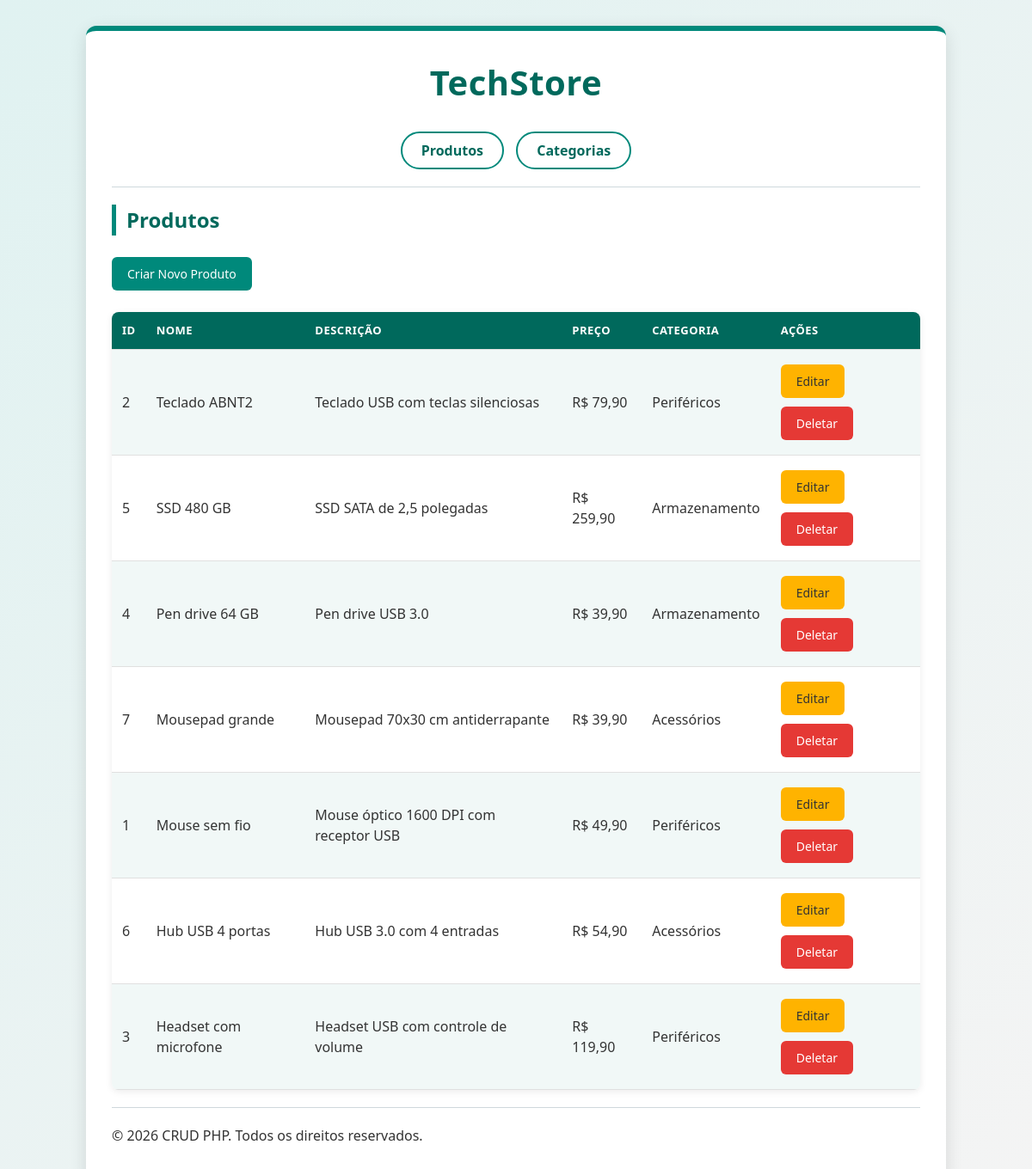
The page /public/index.php on the database its author committed.
### tables this page shows
CREATE TABLE `produtos` (
  `id` int(11) NOT NULL,
  `nome` varchar(255) NOT NULL,
  `descricao` text DEFAULT NULL,
  `preco` decimal(10,2) NOT NULL,
  `categoria_id` int(11) NOT NULL
);

CREATE TABLE `categorias` (
  `id` int(11) NOT NULL,
  `nome` varchar(255) NOT NULL
);

### controllers/ProdutoController.php (called while the page is built, shortened)
<?php
include_once __DIR__ . '/../config/database.php';
include_once __DIR__ . '/../models/Produto.php';
class ProdutoController {
    private $produto;
    public function __construct() {
        $database = new Database();
        $this->conn = $database->getConnection();
        $this->produto = new Produto($this->conn);
    }
    public function index() {
        $stmt = $this->produto->read();
        $num = $stmt->rowCount();
        return ['stmt' => $stmt, 'num' => $num];
    }
}
?>

### config/database.php (called while the page is built, shortened)
<?php
class Database {
    private $host = "localhost";
    private $db_name = "crud_db";
    private $username = "root";
    private $password = "";
    public function getConnection(){
        $this->conn = null;
        try{
            $this->conn = new PDO("mysql:host=" . $this->host . ";dbname=" . $this->db_name, $this->username, $this->password);
            $this->conn->setAttribute(PDO::ATTR_ERRMODE, PDO::ERRMODE_EXCEPTION);
            $this->conn->exec("set names utf8");
        }catch(PDOException $exception){
            error_log("Erro de conexão: " . $exception->getMessage());
            die("<p class='error'>Erro de conexão com o banco de dados. Verifique se o MySQL está ligado no XAMPP e se o banco crud_db foi criado.</p>");
        }
        return $this->conn;
    }
}
?>

### models/Produto.php (called while the page is built, shortened)
<?php
class Produto {
    private $conn;
    private $table_name = "produtos";
    public function __construct($db){
        $this->conn = $db;
    }
    function read(){
        $query = "SELECT
                    c.nome as categoria_nome, p.id, p.nome, p.descricao, p.preco, p.categoria_id
                FROM
                    " . $this->table_name . " p
                    LEFT JOIN
                        categorias c
                            ON p.categoria_id = c.id
                ORDER BY
                    p.nome DESC";
        $stmt = $this->conn->prepare($query);
        $stmt->execute();
        return $stmt;
    }
}
?>

### views/produtos/index_prod.php (the view)
<?php
include_once __DIR__ . '/../../controllers/ProdutoController.php';
$controller = new ProdutoController();
$data = $controller->index();
$stmt = $data['stmt'];
$num = $data['num'];
include __DIR__ . '/../../views/includes/header.php';
?>
<h2>Produtos</h2>
<a href="/crud_php/public/index.php?page=produtos&action=create" class="button">Criar Novo Produto</a>
<?php
if($num > 0){
    echo "<table>";
        echo "<tr>";
            echo "<th>ID</th>";
            echo "<th>Nome</th>";
            echo "<th>Descrição</th>";
            echo "<th>Preço</th>";
            echo "<th>Categoria</th>";
            echo "<th>Ações</th>";
        echo "</tr>";
    while ($row = $stmt->fetch(PDO::FETCH_ASSOC)){
        extract($row);
        echo "<tr>";
            echo "<td>{$id}</td>";
            echo "<td>{$nome}</td>";
            echo "<td>{$descricao}</td>";
            echo "<td>R$ " . number_format($preco, 2, ',', '.') . "</td>";
            echo "<td>{$categoria_nome}</td>";
            echo "<td>";
                echo "<a href=\"/crud_php/public/index.php?page=produtos&action=edit&id={$id}\" class=\"button edit\">Editar</a>";
                echo "<a href=\"/crud_php/public/index.php?page=produtos&action=delete&id={$id}\" class=\"button delete\">Deletar</a>";
            echo "</td>";
        echo "</tr>";
    }
    echo "</table>";
} else {
    echo "<p>Nenhum produto encontrado.</p>";
}
?>
<?php include __DIR__ . '/../../views/includes/footer.php'; ?>

### public/index.php (shortened to what this page needs)
<?php
$page = isset($_GET["page"]) ? $_GET["page"] : "produtos";
$action = isset($_GET["action"]) ? $_GET["action"] : "index";
$id = isset($_GET["id"]) ? $_GET["id"] : null;
switch ($page) {
    case "produtos":
        switch ($action) {
            case "index":
                include __DIR__ . '/../views/produtos/index_prod.php';
                break;
        }
        break;
}
?>

### views/includes/header.php (shortened to what this page needs)
<!DOCTYPE html>
<html lang="pt-br">
<head>
    <link rel="stylesheet" href="/crud_php/public/css/style.css">
</head>
<body>
    <div class="container">
        <h1>TechStore</h1>
        <nav>
            <a href="/crud_php/public/index.php?page=produtos">Produtos</a>
            <a href="/crud_php/public/index.php?page=categorias">Categorias</a>
        </nav>
        <hr>

### views/includes/footer.php
        <hr>
        <footer>
            <p>&copy; <?php echo date("Y"); ?> CRUD PHP. Todos os direitos reservados.</p>
        </footer>
    </div>
</body>
</html>

### public/css/style.css (style rules this page uses)
* { box-sizing: border-box; }
body { font-family: "Segoe UI", Tahoma, Arial, sans-serif; margin: 0; padding: 0; background: linear-gradient(135deg, #e0f2f1 0%, #f4f4f4 100%); background-attachment: fixed; color: #333; line-height: 1.5; }
.container { width: 85%; max-width: 1000px; margin: 30px auto; background-color: #fff; padding: 30px; border-radius: 12px; border-top: 6px solid #00897b; box-shadow: 0 6px 20px rgba(0, 0, 0, 0.12); }
h1 { color: #00695c; font-size: 40px; text-align: center; letter-spacing: 0.5px; margin-top: 0; }
h2 { color: #00695c; border-left: 5px solid #00897b; padding-left: 12px; }
nav { text-align: center; margin-bottom: 20px; }
nav a { display: inline-block; margin: 0 5px; padding: 8px 22px; text-decoration: none; color: #00695c; font-weight: bold; border: 2px solid #00897b; border-radius: 25px; transition: all 0.2s; }
hr { border: 0; height: 1px; background-color: #cfd8dc; margin: 20px 0; }
table { width: 100%; border-collapse: collapse; margin-top: 20px; border-radius: 8px; overflow: hidden; box-shadow: 0 2px 8px rgba(0, 0, 0, 0.08); }
th, td { padding: 12px; text-align: left; border-bottom: 1px solid #e0e0e0; }
th { background-color: #00695c; color: white; text-transform: uppercase; font-size: 13px; letter-spacing: 0.5px; }
tr:nth-child(even) { background-color: #f1f8f7; }
.button { display: inline-block; padding: 9px 18px; margin: 5px 3px 5px 0; background-color: #00897b; color: white; text-decoration: none; font-size: 14px; border-radius: 6px; border: none; cursor: pointer; transition: background-color 0.2s, transform 0.1s; }
.button.edit { background-color: #ffb300; color: #333; }
.button.delete { background-color: #e53935; }

### rows shown on the page
produtos: id "2", nome "Teclado ABNT2", descricao "Teclado USB com teclas silenciosas", preco "79,90", categoria.nome "Periféricos"
produtos: id "5", nome "SSD 480 GB", descricao "SSD SATA de 2,5 polegadas", preco "259,90", categoria.nome "Armazenamento"
produtos: id "4", nome "Pen drive 64 GB", descricao "Pen drive USB 3.0", preco "39,90", categoria.nome "Armazenamento"
produtos: id "7", nome "Mousepad grande", descricao "Mousepad 70x30 cm antiderrapante", preco "39,90", categoria.nome "Acessórios"
produtos: id "1", nome "Mouse sem fio", descricao "Mouse óptico 1600 DPI com receptor USB", preco "49,90", categoria.nome "Periféricos"
produtos: id "6", nome "Hub USB 4 portas", descricao "Hub USB 3.0 com 4 entradas", preco "54,90", categoria.nome "Acessórios"
produtos: id "3", nome "Headset com microfone", descricao "Headset USB com controle de volume", preco "119,90", categoria.nome "Periféricos"
